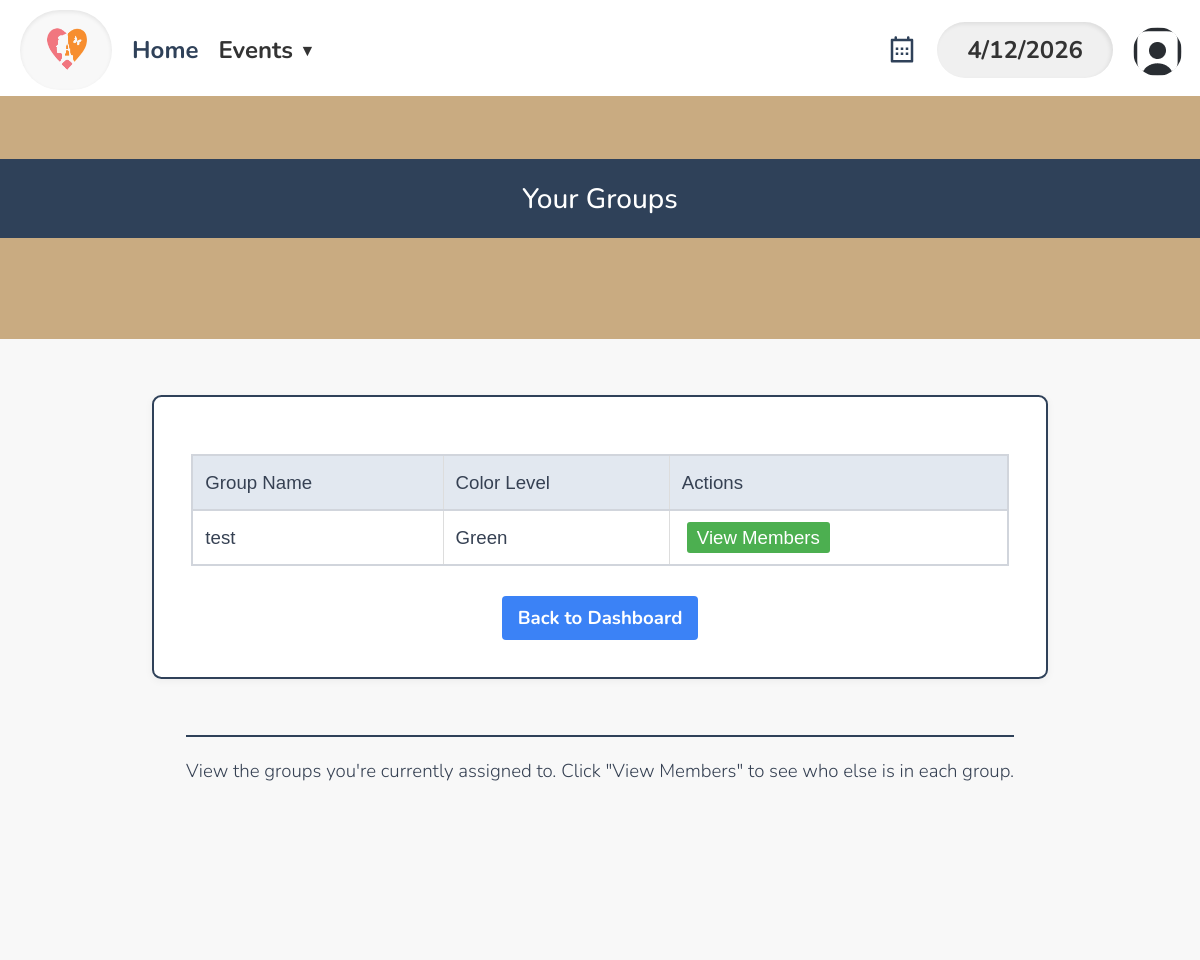
/volunteerViewGroup.php (signed in), run on the app's committed database.
### tables this page shows
CREATE TABLE `dbpersons` (
  `id` varchar(256) NOT NULL,
  `start_date` text DEFAULT NULL,
  `first_name` text NOT NULL,
  `last_name` text DEFAULT NULL,
  `street_address` text DEFAULT NULL,
  `city` text DEFAULT NULL,
  `state` varchar(2) DEFAULT NULL,
  `zip_code` text DEFAULT NULL,
  `phone1` varchar(12) DEFAULT NULL,
  `over21` enum('true','false') DEFAULT NULL,
  `phone1type` text DEFAULT NULL,
  `emergency_contact_phone` varchar(12) DEFAULT NULL,
  `emergency_contact_phone_type` text DEFAULT NULL,
  `birthday` text DEFAULT NULL,
  `email` text DEFAULT NULL,
  `email_prefs` enum('true','false') DEFAULT NULL,
  `emergency_contact_first_name` text DEFAULT NULL,
  `contact_num` varchar(255) DEFAULT 'n/a',
  `emergency_contact_relation` text DEFAULT NULL,
  `contact_method` text DEFAULT NULL,
  `type` text DEFAULT NULL,
  `status` text DEFAULT NULL,
  `notes` longtext DEFAULT NULL,
  `password` text DEFAULT NULL,
  `affiliation` varchar(100) DEFAULT NULL,
  `branch` varchar(100) DEFAULT NULL,
  `archived` tinyint(1) DEFAULT NULL,
  `emergency_contact_last_name` text DEFAULT NULL,
  `gender` varchar(20) DEFAULT NULL,
  `t_shirt_size` varchar(10) DEFAULT NULL,
  `computer_access` enum('yes','no') DEFAULT NULL,
  `camera_access` enum('yes','no') DEFAULT NULL,
  `transportation_access` enum('yes','no') DEFAULT NULL,
  `skills` text DEFAULT NULL,
  `experience` text DEFAULT NULL,
  `about_consent` enum('yes','no') DEFAULT NULL,
  `total_hours_volunteered` decimal(8,2) DEFAULT 0.00,
  `force_password_change` tinyint(1) DEFAULT 0,
  `profile_pic` varchar(512) DEFAULT 'images/usaicon.png',
  `cpr_training_completion` enum('yes','no') DEFAULT 'no',
  `aed_training_completion` enum('yes','no') DEFAULT 'no',
  `has_disability` enum('yes','no') DEFAULT 'no',
  `disability_specifications` varchar(255) DEFAULT NULL
);

CREATE TABLE `user_groups` (
  `user_id` varchar(255) NOT NULL,
  `group_name` varchar(255) NOT NULL
);

CREATE TABLE `dbgroups` (
  `group_name` varchar(255) NOT NULL,
  `color_level` varchar(50) NOT NULL
);

### database/dbPersons.php (called while the page is built, shortened)
<?php
    function get_profile_pic($id) {
        $con = connect();
        $id = mysqli_real_escape_string($con, $id);
        $query = "SELECT profile_pic FROM dbpersons WHERE id = '$id'";
        $result = mysqli_query($con, $query);
        $row = mysqli_fetch_assoc($result);
        return !empty($row['profile_pic']) ? $row['profile_pic'] : 'images/usaicon.png';
    }

### database/dbGroups.php (called while the page is built, shortened)
<?php
function get_groups_from_user($user_id) {
    $con = connect();
    $query = "SELECT ug.group_name, dg.color_level
              FROM user_groups ug
              JOIN dbgroups dg ON ug.group_name = dg.group_name
              WHERE ug.user_id = ?";
    $stmt = mysqli_prepare($con, $query);
    $groups = [];
    if ($stmt) {
        mysqli_stmt_bind_param($stmt, "s", $user_id);
        mysqli_stmt_execute($stmt);
        $result = mysqli_stmt_get_result($stmt);
        while ($row = mysqli_fetch_assoc($result)) {
            $groups[] = [
                'group_name' => $row['group_name'],
                'color_level' => $row['color_level']
            ];
        }
    }
    return $groups;
}

### volunteerViewGroup.php (the view, shortened to what this page needs)
<?php
require 'database/dbGroups.php';
$userID = null;
if (isset($_SESSION['_id'])) {
    $userID = $_SESSION['_id'];
}
$groups = get_groups_from_user($userID);
?>
<!DOCTYPE html>
<html lang="en">
<head>
    <link href="css/normal_tw.css" rel="stylesheet">
    <?php
        require('header.php');
    ?>
</head>
<body>
    <header class="hero-header">
        <div class="center-header">
            <h1>Your Groups</h1>
        </div>
    </header>
    <main>
        <div class="main-content-box w-[80%] p-8">
            <table>
                <thead>
                    <tr>
                        <th>Group Name</th>
                        <th>Color Level</th>
                        <th>Actions</th>
                    </tr>
                </thead>
                <tbody>
                    <?php if (!empty($groups)): ?>
                        <?php foreach ($groups as $group): ?>
                            <tr>
                                <td><?php echo htmlspecialchars($group['group_name']); ?></td>
                                <td><?php echo ucfirst($group['color_level']); ?></td>
                                <td>
                                    <a href="volunteerViewGroupMembers.php?group_name=<?php echo urlencode($group['group_name']); ?>" class="btn-edit">View Members</a>
                                </td>
                            </tr>
                        <?php endforeach; ?>
                    <?php else: ?>
                        <tr>
                            <td colspan="3">No groups found.</td>
                        </tr>
                    <?php endif; ?>
                </tbody>
            </table>
            <div class="text-center mt-4">
                <a href="index.php" class="btn">Back to Dashboard</a>
            </div>
        </div>
        <div class="info-section">
            <div class="blue-div"></div>
            <p class="info-text">
                View the groups you're currently assigned to. Click "View Members" to see who else is in each group.
            </p>
        </div>
    </main>
</body>
</html>

### partials/nav_volunteer.php (shortened to what this page needs)
<div class="navbar">
    <div class="left-section">
        <div class="logo-container">
            <a href="index.php"><img src="images/cropped-logo.png" alt="Logo"></a>
        </div>
        <div class="nav-links">
            <div class="nav-item"><a href="index.php">Home</a></div>
            <div class="nav-item">Events <span class="dropdown-arrow">&#9660</span>
            </div>
        </div>
    </div>
    <div class="right-section">
        <a href="calendar.php">
            <div class="icon-butt">
            </div>
        </a>
        <div class="date-box"></div>
        <div class="nav-links">
            <div class="nav-item" style="outline:none;">
                <div class="icon">
                    <img src="<?= $_pfp_escaped ?>" alt="User Icon" class="icon-img in-nav-img" style="width:49px; height:49px; min-width:49px; min-height:49px; max-width:49px; max-height:49px; object-fit:cover; border-radius:50%;">
                </div>
            </div>
        </div>
    </div>
    </div>

### css/normal_tw.css (style rules this page uses)
.main-content-box { background: #ffffff; border-radius: 10px; padding: 2rem; box-shadow: 0 2px 8px rgba(0,0,0,0.05); margin: 2rem auto; }
.btn { display: inline-block; margin-top: 20px; padding: 10px 20px; border-radius: 5px; font-weight: bold; text-decoration: none; color: white; cursor: pointer; border: none; }
body, main { background-color: #f8f8f8 !important; }

### css/header.css (style rules this page uses)
body { font-family: Nunito, Quicksand, sans-serif; padding-top: 96px; font-size: 14pt; }
.navbar { gap: 10px; width: 100%; height: 100px; position: fixed; top: 0; left: 0; background: #ffffff; box-shadow: 0px 2px 8px rgba(0, 0, 0, 0.1); display: flex; align-items: center; padding: 0 20px; z-index: 1000; }
.left-section { display: flex; align-items: center; gap: 20px; }
.logo-container { background: #f8f8f8; padding: 10px 20px; border-radius: 50px; box-shadow: 0px 2px 4px rgba(0, 0, 0, 0.08) inset; }
.logo-container img { width: 52px; height: 60px; display: block; }
.nav-links { display: flex; gap: 20px; }
.nav-links div { font-size: 24px; font-weight: 700; color: #333333; cursor: pointer; }
.right-section { margin-left: auto; display: flex; align-items: center; gap: 20px; }
.nav-item .dropdown-arrow { font-size: 16px; display: inline-flex; align-items: center; line-height: 1; position: relative; top: -2px; }
.nav-item { position: relative; cursor: pointer; padding: 0px; transition: color 0.3s, outline 0.3s; }
.date-box { background: #f0f0f0; padding: 10px 30px; border-radius: 50px; box-shadow: -2px 2px 4px rgba(0, 0, 0, 0.08) inset; color: #333333; font-size: 24px; font-weight: 700; text-align: center; }
.icon { width: 47px; height: 47px; border-radius: 50%; }
.nav-item img { border-radius: 15px; transition: filter 0.3s, background-color 0.3s; }
.icon-butt svg { transition: transform 0.2s ease, fill 0.2s ease; cursor: pointer; fill: var(--main-color); }
.icon-img { filter: none; }

### volunteerViewGroup.php (style rules this page uses)
.btn-edit { padding: 5px 10px; margin: 0 5px; text-decoration: none; color: white; border-radius: 3px; background-color: #4CAF50; }
table { width: 100%; border-collapse: collapse; margin: 20px 0; font-family: Arial, sans-serif; }
th, td { padding: 12px; text-align: left; border: 1px solid #ddd; }
th { background-color: #e2e8f0; }
.btn { padding: 8px 16px; margin-top: 10px; text-decoration: none; border-radius: 4px; font-weight: bold; background-color: #3b82f6; color: white; display: inline-block; }

### data on the page
dbpersons: profile_pic (picture)
user_groups: group_name "test", dbgroups.color_level "Green"
